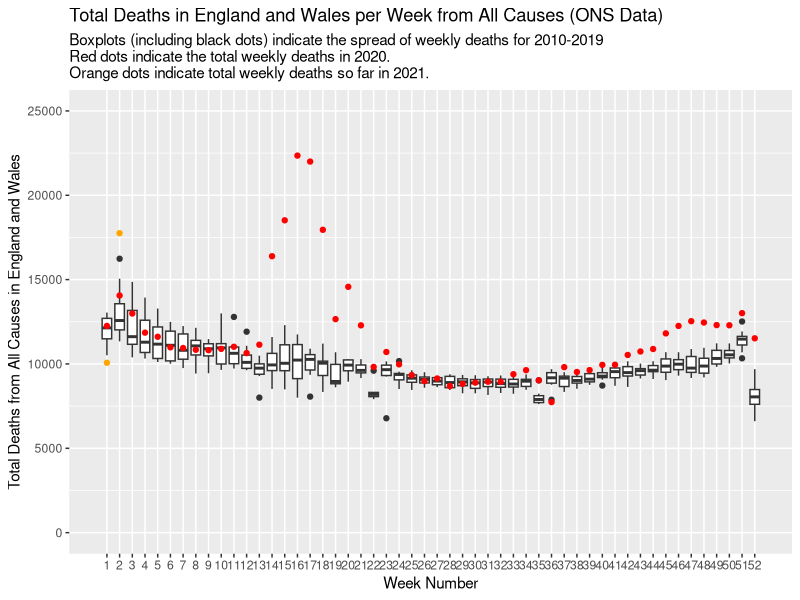
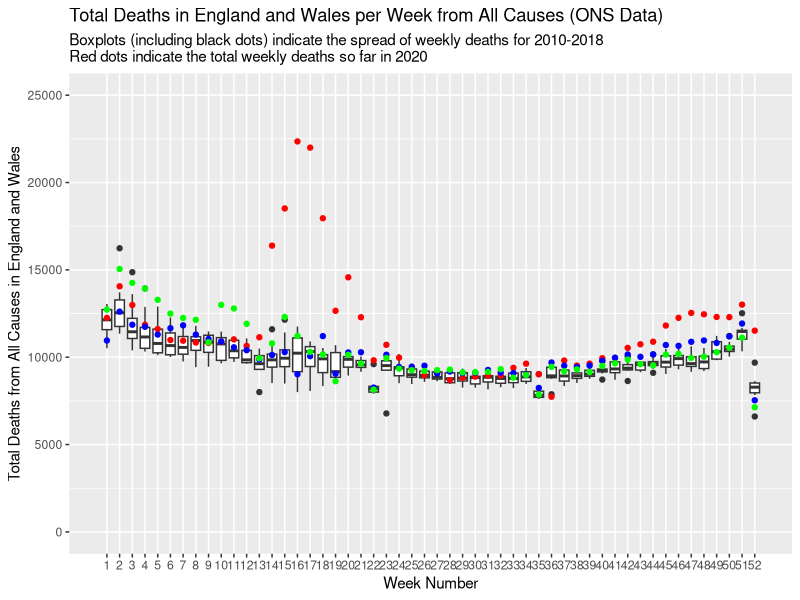
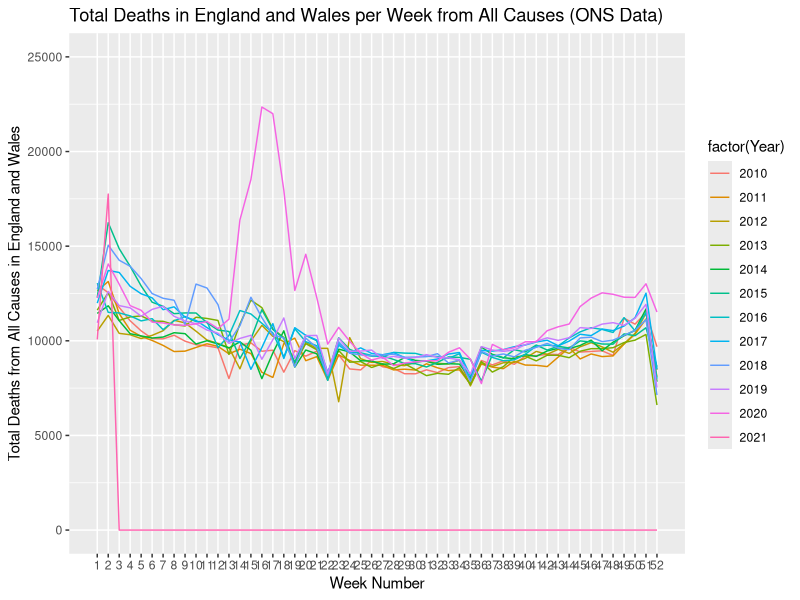
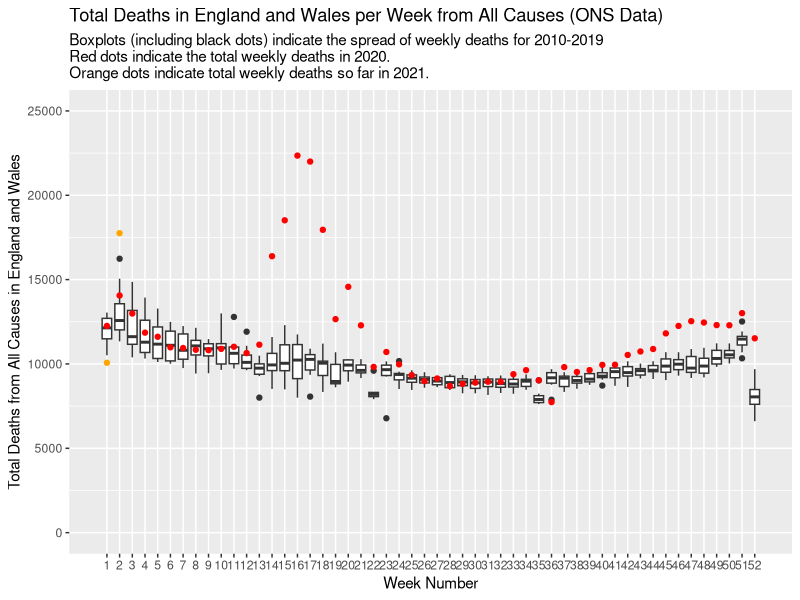

These figures' R source, in order:
setwd("~/UKWeeklyDeaths")
library(ggplot2)
library(tidyr)

deaths <- read.csv('weeklydeaths.csv', stringsAsFactors = FALSE, colClasses='integer')
names(deaths) <- c('Year', 1:52)  #  paste('Week', 1:52))
newdata <- gather(deaths, 'WeekNo', 'Deaths', -Year)

newdata$WeekNo <- as.integer(newdata$WeekNo)

ggplot(newdata) + geom_boxplot(data=newdata[newdata$Year < 2020,], mapping=aes(x=WeekNo, y=Deaths, group=WeekNo)) +
  geom_point(data=newdata[newdata$Year == 2020 & newdata$Deaths != 0,], mapping=aes(x=WeekNo, y=Deaths), colour='red') +
  geom_point(data=newdata[newdata$Year == 2021 & newdata$Deaths != 0,], mapping=aes(x=WeekNo, y=Deaths), colour='orange') +
  scale_x_continuous(breaks=1:52, minor_breaks=NULL) +
  scale_y_continuous(limits=c(0, 25000)) +
  labs(title='Total Deaths in England and Wales per Week from All Causes (ONS Data)',
       subtitle='Boxplots (including black dots) indicate the spread of weekly deaths for 2010-2019\nRed dots indicate the total weekly deaths in 2020.\nOrange dots indicate total weekly deaths so far in 2021.',
       x='Week Number', y='Total Deaths from All Causes in England and Wales')

ggsave("weeklydeaths.png")

ggplot() + geom_boxplot(data=newdata[newdata$Year < 2018,], mapping=aes(x=WeekNo, y=Deaths, group=WeekNo)) +
  geom_point(data=newdata[newdata$Year == 2020 & newdata$Deaths != 0,], mapping=aes(x=WeekNo, y=Deaths), colour='red') +
  geom_point(data=newdata[newdata$Year == 2019 & newdata$Deaths != 0,], mapping=aes(x=WeekNo, y=Deaths), colour='blue') +
  geom_point(data=newdata[newdata$Year == 2018 & newdata$Deaths != 0,], mapping=aes(x=WeekNo, y=Deaths), colour='green') +
  scale_x_continuous(breaks=1:52, minor_breaks=NULL) +
  scale_y_continuous(limits=c(0, 25000)) +
  labs(title='Total Deaths in England and Wales per Week from All Causes (ONS Data)',
       subtitle='Boxplots (including black dots) indicate the spread of weekly deaths for 2010-2018\nRed dots indicate the total weekly deaths so far in 2020',
       x='Week Number', y='Total Deaths from All Causes in England and Wales')




ggplot() +
  geom_line(data=newdata, mapping=aes(x=WeekNo, y=Deaths, colour=factor(Year))) +
  scale_x_continuous(breaks=1:52, minor_breaks=NULL) +
  scale_y_continuous(limits=c(0, 25000)) +
  labs(title='Total Deaths in England and Wales per Week from All Causes (ONS Data)',
              x='Week Number', y='Total Deaths from All Causes in England and Wales')
